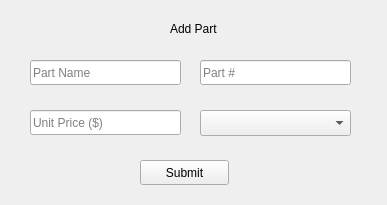
<?xml version="1.0" encoding="UTF-8"?>
<ui version="4.0">
 <class>Form</class>
 <widget class="QWidget" name="Form">
  <property name="geometry">
   <rect>
    <x>0</x>
    <y>0</y>
    <width>387</width>
    <height>205</height>
   </rect>
  </property>
  <property name="windowTitle">
   <string>Form</string>
  </property>
  <widget class="QLineEdit" name="part_name_le">
   <property name="geometry">
    <rect>
     <x>30</x>
     <y>60</y>
     <width>151</width>
     <height>25</height>
    </rect>
   </property>
   <property name="text">
    <string/>
   </property>
   <property name="maxLength">
    <number>32768</number>
   </property>
   <property name="placeholderText">
    <string>Part Name</string>
   </property>
  </widget>
  <widget class="QLabel" name="label">
   <property name="geometry">
    <rect>
     <x>170</x>
     <y>20</y>
     <width>61</width>
     <height>17</height>
    </rect>
   </property>
   <property name="text">
    <string>Add Part</string>
   </property>
  </widget>
  <widget class="QLineEdit" name="part_number_le">
   <property name="geometry">
    <rect>
     <x>200</x>
     <y>60</y>
     <width>151</width>
     <height>25</height>
    </rect>
   </property>
   <property name="text">
    <string/>
   </property>
   <property name="maxLength">
    <number>32768</number>
   </property>
   <property name="placeholderText">
    <string>Part #</string>
   </property>
  </widget>
  <widget class="QLineEdit" name="unit_price_le">
   <property name="geometry">
    <rect>
     <x>30</x>
     <y>110</y>
     <width>151</width>
     <height>25</height>
    </rect>
   </property>
   <property name="text">
    <string/>
   </property>
   <property name="maxLength">
    <number>32768</number>
   </property>
   <property name="placeholderText">
    <string>Unit Price ($)</string>
   </property>
  </widget>
  <widget class="QPushButton" name="submit_btn">
   <property name="geometry">
    <rect>
     <x>140</x>
     <y>160</y>
     <width>89</width>
     <height>25</height>
    </rect>
   </property>
   <property name="text">
    <string>Submit</string>
   </property>
  </widget>
  <widget class="QComboBox" name="vendor_cb">
   <property name="geometry">
    <rect>
     <x>200</x>
     <y>110</y>
     <width>151</width>
     <height>26</height>
    </rect>
   </property>
   <property name="editable">
    <bool>false</bool>
   </property>
  </widget>
 </widget>
 <resources/>
 <connections/>
</ui>
